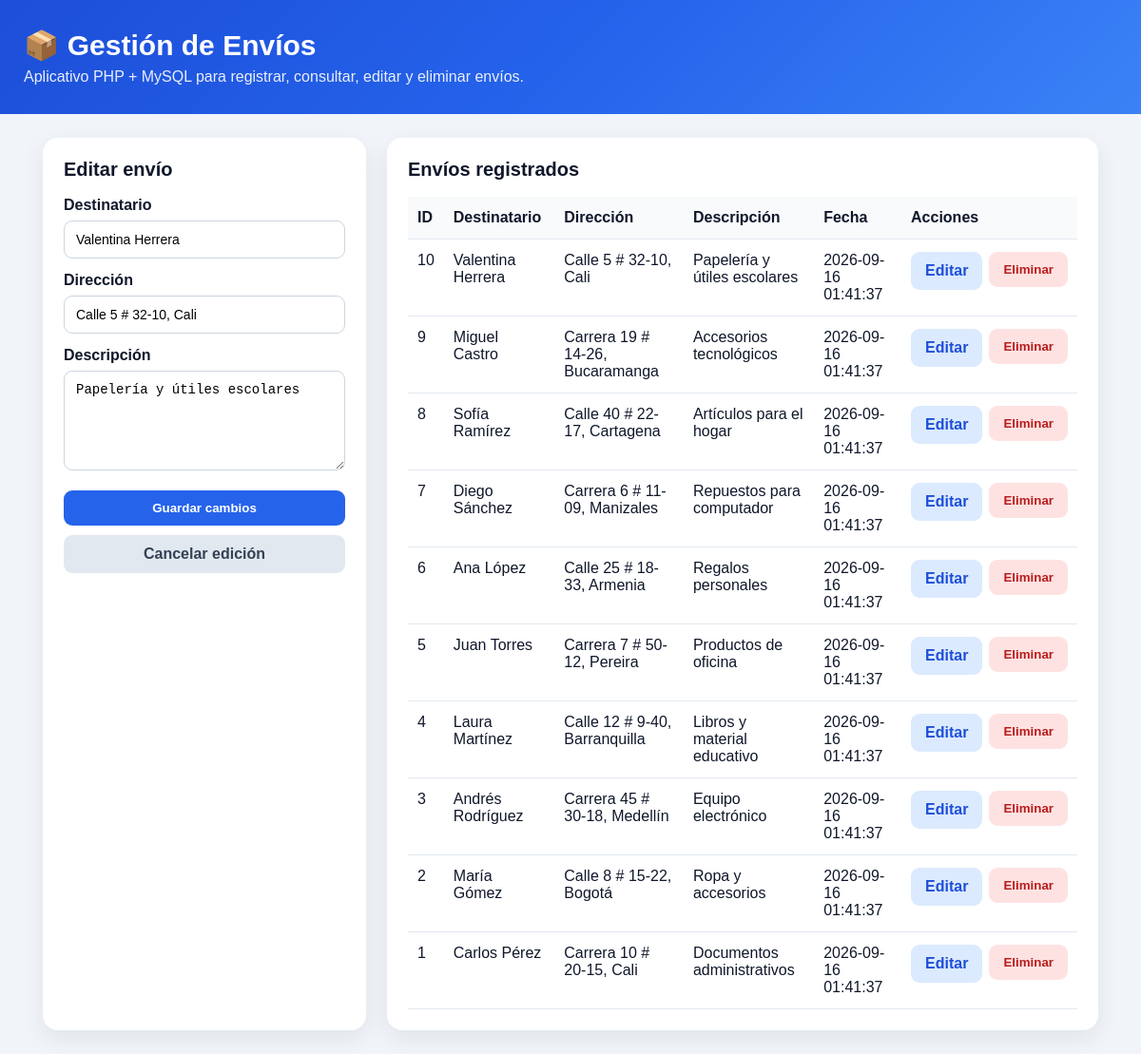
The page /?editar=10 on the database its author committed.
### tables this page shows
CREATE TABLE IF NOT EXISTS envios (
    id INT AUTO_INCREMENT PRIMARY KEY,
    destinatario VARCHAR(150) NOT NULL,
    direccion VARCHAR(255) NOT NULL,
    descripcion TEXT NOT NULL,
    fecha_creacion TIMESTAMP DEFAULT CURRENT_TIMESTAMP
);

### index.php (the view, shortened to what this page needs)
<?php
require_once "config.php";
$editar = null;
if (isset($_GET["editar"])) {
    $id = (int)$_GET["editar"];
    $stmt = $conn->prepare("SELECT id, destinatario, direccion, descripcion FROM envios WHERE id=?");
    $stmt->bind_param("i", $id);
    $stmt->execute();
    $resultadoEditar = $stmt->get_result();
    $editar = $resultadoEditar->fetch_assoc();
}
$envios = $conn->query("SELECT id, destinatario, direccion, descripcion, fecha_creacion FROM envios ORDER BY id DESC");
?>
<!DOCTYPE html>
<html lang="es">
<head>
</head>
<body>
<header>
<div class="wrap">
<h1>📦 Gestión de Envíos</h1>
<p>Aplicativo PHP + MySQL para registrar, consultar, editar y eliminar envíos.</p>
</div>
</header>
<div class="container">
<div class="grid">
<section class="card">
<h2><?= $editar ? "Editar envío" : "Nuevo envío" ?></h2>
<form method="POST">
<label for="destinatario">Destinatario</label>
<input id="destinatario" name="destinatario" maxlength="150" required
value="<?= htmlspecialchars($editar["destinatario"] ?? "") ?>" placeholder="Nombre del destinatario">
<label for="direccion">Dirección</label>
<input id="direccion" name="direccion" maxlength="255" required
value="<?= htmlspecialchars($editar["direccion"] ?? "") ?>" placeholder="Dirección de entrega">
<label for="descripcion">Descripción</label>
<textarea id="descripcion" name="descripcion" required placeholder="Descripción del contenido del envío"><?= htmlspecialchars($editar["descripcion"] ?? "") ?></textarea>
<button class="primary" type="submit"><?= $editar ? "Guardar cambios" : "Registrar envío" ?></button>
<?php if ($editar): ?><a class="btn cancel" href="index.php">Cancelar edición</a><?php endif; ?>
</form>
</section>
<section class="card">
<h2>Envíos registrados</h2>
<div class="table-wrap">
<table>
<thead><tr><th>ID</th><th>Destinatario</th><th>Dirección</th><th>Descripción</th><th>Fecha</th><th>Acciones</th></tr></thead>
<tbody>
<?php if ($envios && $envios->num_rows > 0): ?>
<?php while ($envio = $envios->fetch_assoc()): ?>
<tr>
<td><?= (int)$envio["id"] ?></td>
<td><?= htmlspecialchars($envio["destinatario"]) ?></td>
<td><?= htmlspecialchars($envio["direccion"]) ?></td>
<td><?= htmlspecialchars($envio["descripcion"]) ?></td>
<td><?= htmlspecialchars($envio["fecha_creacion"]) ?></td>
<td>
<div class="actions">
<a class="btn edit" href="?editar=<?= (int)$envio["id"] ?>">Editar</a>
<form method="POST" onsubmit="return confirm('¿Deseas eliminar este envío?');">
<button class="delete" type="submit">Eliminar</button>
</form>
</div>
</td>
</tr>
<?php endwhile; ?>
<?php else: ?>
<tr><td colspan="6" class="empty">No hay envíos registrados.</td></tr>
<?php endif; ?>
</tbody>
</table>
</div>
</section>
</div>
</div>
</body>
</html>

### index.php (style rules this page uses)
:root { --primary:#2563eb;--primary-dark:#1d4ed8;--danger:#dc2626;--bg:#f1f5f9;--text:#0f172a;--muted:#64748b }
* { box-sizing:border-box }
body { margin:0;font-family:Arial,Helvetica,sans-serif;background:var(--bg);color:var(--text) }
header { background:linear-gradient(135deg,#1d4ed8,#2563eb,#3b82f6);color:white;padding:30px 20px }
header .wrap { max-width:1150px;margin:auto }
header h1 { margin:0 0 7px;font-size:30px }
header p { margin:0;opacity:.9 }
.container { max-width:1150px;margin:25px auto;padding:0 20px }
.grid { display:grid;grid-template-columns:340px 1fr;gap:22px }
.card { background:white;border-radius:16px;padding:22px;box-shadow:0 8px 25px rgba(15,23,42,.08) }
.card h2 { margin-top:0;font-size:20px }
label { display:block;font-weight:bold;margin:14px 0 7px }
input,textarea { width:100%;padding:11px 12px;border:1px solid #cbd5e1;border-radius:9px;font-size:14px }
textarea { min-height:105px;resize:vertical }
button,.btn { border:0;border-radius:9px;padding:11px 15px;font-weight:bold;cursor:pointer;text-decoration:none;display:inline-block }
.primary { background:var(--primary);color:white;width:100%;margin-top:17px }
.cancel { background:#e2e8f0;color:#334155;margin-top:10px;width:100%;text-align:center }
.table-wrap { overflow:auto }
table { width:100%;border-collapse:collapse;min-width:700px }
th,td { padding:13px 10px;border-bottom:1px solid #e2e8f0;text-align:left;vertical-align:top }
th { background:#f8fafc }
.actions { display:flex;gap:7px }
.edit { background:#dbeafe;color:#1d4ed8 }
.delete { background:#fee2e2;color:#b91c1c }

### rows shown on the page
envios: destinatario "Valentina Herrera", direccion "Calle 5 # 32-10, Cali", descripcion "Papelería y útiles escolares", id "10", fecha_creacion "2026-09-16 01:41:37"
envios: id "9", destinatario "Miguel Castro", direccion "Carrera 19 # 14-26, Bucaramanga", descripcion "Accesorios tecnológicos", fecha_creacion "2026-09-16 01:41:37"
envios: id "8", destinatario "Sofía Ramírez", direccion "Calle 40 # 22-17, Cartagena", descripcion "Artículos para el hogar", fecha_creacion "2026-09-16 01:41:37"
envios: id "7", destinatario "Diego Sánchez", direccion "Carrera 6 # 11-09, Manizales", descripcion "Repuestos para computador", fecha_creacion "2026-09-16 01:41:37"
envios: id "6", destinatario "Ana López", direccion "Calle 25 # 18-33, Armenia", descripcion "Regalos personales", fecha_creacion "2026-09-16 01:41:37"
envios: id "5", destinatario "Juan Torres", direccion "Carrera 7 # 50-12, Pereira", descripcion "Productos de oficina", fecha_creacion "2026-09-16 01:41:37"
envios: id "4", destinatario "Laura Martínez", direccion "Calle 12 # 9-40, Barranquilla", descripcion "Libros y material educativo", fecha_creacion "2026-09-16 01:41:37"
envios: id "3", destinatario "Andrés Rodríguez", direccion "Carrera 45 # 30-18, Medellín", descripcion "Equipo electrónico", fecha_creacion "2026-09-16 01:41:37"
envios: id "2", destinatario "María Gómez", direccion "Calle 8 # 15-22, Bogotá", descripcion "Ropa y accesorios", fecha_creacion "2026-09-16 01:41:37"
envios: id "1", destinatario "Carlos Pérez", direccion "Carrera 10 # 20-15, Cali", descripcion "Documentos administrativos", fecha_creacion "2026-09-16 01:41:37"
